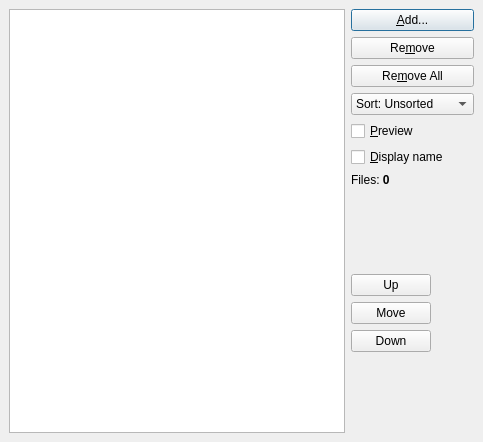
<ui version="4.0" >
 <class>KRenameFiles</class>
 <widget class="QWidget" name="KRenameFiles" >
  <property name="geometry" >
   <rect>
    <x>0</x>
    <y>0</y>
    <width>483</width>
    <height>442</height>
   </rect>
  </property>
  <property name="windowTitle" >
   <string/>
  </property>
  <layout class="QHBoxLayout" >
   <property name="spacing" >
    <number>6</number>
   </property>
   <property name="leftMargin" >
    <number>9</number>
   </property>
   <property name="topMargin" >
    <number>9</number>
   </property>
   <property name="rightMargin" >
    <number>9</number>
   </property>
   <property name="bottomMargin" >
    <number>9</number>
   </property>
   <item>
    <widget class="QListView" name="fileList" >
     <property name="sizePolicy" >
      <sizepolicy vsizetype="Expanding" hsizetype="Expanding" >
       <horstretch>2</horstretch>
       <verstretch>0</verstretch>
      </sizepolicy>
     </property>
     <property name="sizeIncrement" >
      <size>
       <width>0</width>
       <height>0</height>
      </size>
     </property>
     <property name="editTriggers" >
      <set>QAbstractItemView::NoEditTriggers</set>
     </property>
     <property name="alternatingRowColors" >
      <bool>true</bool>
     </property>
     <property name="selectionMode" >
      <enum>QAbstractItemView::MultiSelection</enum>
     </property>
    </widget>
   </item>
   <item>
    <layout class="QVBoxLayout" >
     <property name="spacing" >
      <number>6</number>
     </property>
     <property name="leftMargin" >
      <number>0</number>
     </property>
     <property name="topMargin" >
      <number>0</number>
     </property>
     <property name="rightMargin" >
      <number>0</number>
     </property>
     <property name="bottomMargin" >
      <number>0</number>
     </property>
     <item>
      <widget class="QPushButton" name="buttonAdd" >
       <property name="text" >
        <string>&amp;Add...</string>
       </property>
       <property name="default" >
        <bool>true</bool>
       </property>
      </widget>
     </item>
     <item>
      <widget class="QPushButton" name="buttonRemove" >
       <property name="text" >
        <string>Re&amp;move</string>
       </property>
      </widget>
     </item>
     <item>
      <widget class="QPushButton" name="buttonRemoveAll" >
       <property name="text" >
        <string>Re&amp;move All</string>
       </property>
      </widget>
     </item>
     <item>
      <widget class="QComboBox" name="comboSort" >
       <item>
        <property name="text" >
         <string>Sort: Unsorted</string>
        </property>
       </item>
       <item>
        <property name="text" >
         <string>Sort: Ascending</string>
        </property>
       </item>
       <item>
        <property name="text" >
         <string>Sort: Descending</string>
        </property>
       </item>
       <item>
        <property name="text" >
         <string>Sort: Numeric</string>
        </property>
       </item>
      </widget>
     </item>
     <item>
      <widget class="QCheckBox" name="checkPreview" >
       <property name="text" >
        <string>&amp;Preview</string>
       </property>
      </widget>
     </item>
     <item>
      <widget class="QCheckBox" name="checkName" >
       <property name="text" >
        <string>&amp;Display name</string>
       </property>
      </widget>
     </item>
     <item>
      <widget class="QLabel" name="labelCount" >
       <property name="text" >
        <string>Files: &lt;b>0&lt;/b></string>
       </property>
      </widget>
     </item>
     <item>
      <spacer>
       <property name="orientation" >
        <enum>Qt::Vertical</enum>
       </property>
       <property name="sizeHint" >
        <size>
         <width>20</width>
         <height>40</height>
        </size>
       </property>
      </spacer>
     </item>
     <item>
      <layout class="QHBoxLayout" >
       <property name="spacing" >
        <number>6</number>
       </property>
       <property name="leftMargin" >
        <number>0</number>
       </property>
       <property name="topMargin" >
        <number>0</number>
       </property>
       <property name="rightMargin" >
        <number>0</number>
       </property>
       <property name="bottomMargin" >
        <number>0</number>
       </property>
       <item>
        <layout class="QVBoxLayout" >
         <property name="spacing" >
          <number>6</number>
         </property>
         <property name="leftMargin" >
          <number>0</number>
         </property>
         <property name="topMargin" >
          <number>0</number>
         </property>
         <property name="rightMargin" >
          <number>0</number>
         </property>
         <property name="bottomMargin" >
          <number>0</number>
         </property>
         <item>
          <widget class="QPushButton" name="buttonUp" >
           <property name="text" >
            <string>Up</string>
           </property>
          </widget>
         </item>
         <item>
          <widget class="QPushButton" name="buttonMove" >
           <property name="text" >
            <string>Move</string>
           </property>
          </widget>
         </item>
         <item>
          <widget class="QPushButton" name="buttonDown" >
           <property name="text" >
            <string>Down</string>
           </property>
          </widget>
         </item>
        </layout>
       </item>
       <item>
        <spacer>
         <property name="orientation" >
          <enum>Qt::Horizontal</enum>
         </property>
         <property name="sizeHint" >
          <size>
           <width>40</width>
           <height>20</height>
          </size>
         </property>
        </spacer>
       </item>
      </layout>
     </item>
     <item>
      <spacer>
       <property name="orientation" >
        <enum>Qt::Vertical</enum>
       </property>
       <property name="sizeHint" >
        <size>
         <width>20</width>
         <height>40</height>
        </size>
       </property>
      </spacer>
     </item>
    </layout>
   </item>
  </layout>
 </widget>
 <resources/>
 <connections/>
</ui>
